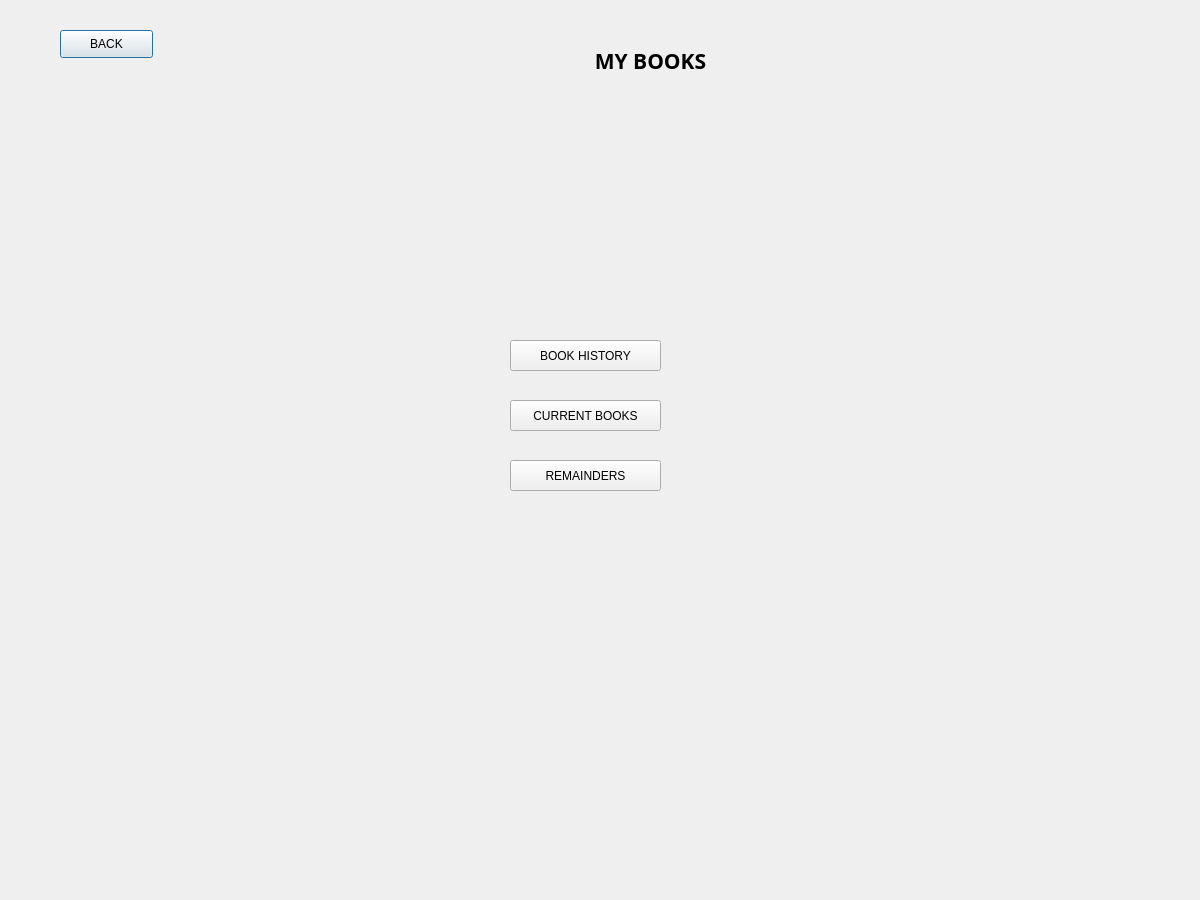
<?xml version="1.0" encoding="UTF-8"?>
<ui version="4.0">
 <class>Dialog</class>
 <widget class="QDialog" name="Dialog">
  <property name="geometry">
   <rect>
    <x>0</x>
    <y>0</y>
    <width>1200</width>
    <height>900</height>
   </rect>
  </property>
  <property name="sizePolicy">
   <sizepolicy hsizetype="Fixed" vsizetype="Fixed">
    <horstretch>0</horstretch>
    <verstretch>0</verstretch>
   </sizepolicy>
  </property>
  <property name="minimumSize">
   <size>
    <width>1200</width>
    <height>900</height>
   </size>
  </property>
  <property name="maximumSize">
   <size>
    <width>1200</width>
    <height>900</height>
   </size>
  </property>
  <property name="windowTitle">
   <string>Dialog</string>
  </property>
  <widget class="QLabel" name="myBoooksL">
   <property name="geometry">
    <rect>
     <x>580</x>
     <y>40</y>
     <width>141</width>
     <height>41</height>
    </rect>
   </property>
   <property name="sizePolicy">
    <sizepolicy hsizetype="Fixed" vsizetype="Fixed">
     <horstretch>0</horstretch>
     <verstretch>0</verstretch>
    </sizepolicy>
   </property>
   <property name="font">
    <font>
     <family>Rockwell Condensed</family>
     <pointsize>16</pointsize>
     <weight>75</weight>
     <bold>true</bold>
    </font>
   </property>
   <property name="text">
    <string>MY BOOKS</string>
   </property>
   <property name="alignment">
    <set>Qt::AlignCenter</set>
   </property>
  </widget>
  <widget class="QPushButton" name="backButton">
   <property name="geometry">
    <rect>
     <x>60</x>
     <y>30</y>
     <width>93</width>
     <height>28</height>
    </rect>
   </property>
   <property name="text">
    <string>BACK</string>
   </property>
  </widget>
  <widget class="QPushButton" name="bookHistory">
   <property name="geometry">
    <rect>
     <x>510</x>
     <y>340</y>
     <width>151</width>
     <height>31</height>
    </rect>
   </property>
   <property name="text">
    <string>BOOK HISTORY</string>
   </property>
  </widget>
  <widget class="QPushButton" name="currBooks">
   <property name="geometry">
    <rect>
     <x>510</x>
     <y>400</y>
     <width>151</width>
     <height>31</height>
    </rect>
   </property>
   <property name="text">
    <string>CURRENT BOOKS</string>
   </property>
  </widget>
  <widget class="QPushButton" name="remainders">
   <property name="geometry">
    <rect>
     <x>510</x>
     <y>460</y>
     <width>151</width>
     <height>31</height>
    </rect>
   </property>
   <property name="text">
    <string>REMAINDERS</string>
   </property>
  </widget>
 </widget>
 <resources/>
 <connections/>
</ui>
